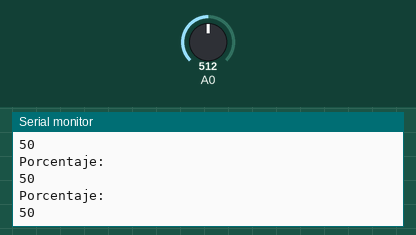
Simulated run of this sketch. Board: Arduino Uno, built with avr-gcc and run on an emulated ATmega328P. On the bench: the last lines printed to the serial monitor. The test bench sets the inputs (shaded band); at power-on: A0 = 512.

Above: at 1.2 s.
1.3 s: A0 set to 716
At 1.39 s:
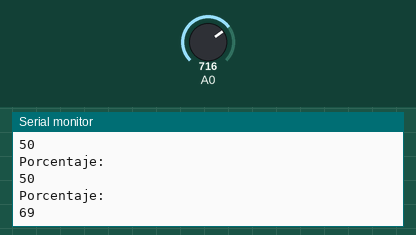
2.8 s: A0 set to 900
At 2.89 s:
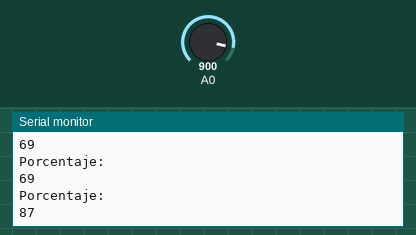
Timing chart, 0 to 5.8 s (numbered marks = the images above; inputs shaded):
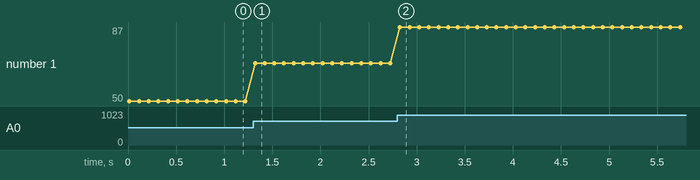

The sketch:

FotoresistorFinal__1_.ino
```cpp
int resistenciaCons=1000;
void setup() {
  // put your setup code here, to run once:
  Serial.begin(9600);
  pinMode(A0, INPUT);

}

void loop() {
  // put your main code here, to run repeatedly:
  long valorFotoresistor = 0;
  valorFotoresistor= analogRead(0);

  long resMax=150000;
  long resMin=250;

  long valorMax=(resMax-resMin);
  long valorCAMporcentaje= (valorMax/100);

  long bitsMax =1023;
  long bitsMin= 0;
  long valorBitsT=(bitsMax-bitsMin);

  long porcentaje=((valorFotoresistor-bitsMin)*100)/(valorBitsT);
  //int porcentaje= (100/valorBitsT)*(valorPotenciometro);

  Serial.println("Porcentaje: ");
  Serial.println(porcentaje);
  //Serial.print("Resistencia: ");
  //Serial.println(((valorCAMporcentaje*(porcentaje))-valorCAMporcentaje*(100)-resMin)*-1);

  delay(100);
}
```

Measured:
- after the input at 1.3 s, the serial monitor: prints a new line at once (image 1)
- after the input at 2.8 s, the serial monitor: prints a new line at once (image 2)
- plotted number 1: 50 → 69 after the input at 1.3 s, 69 → 87 after the input at 2.8 s
